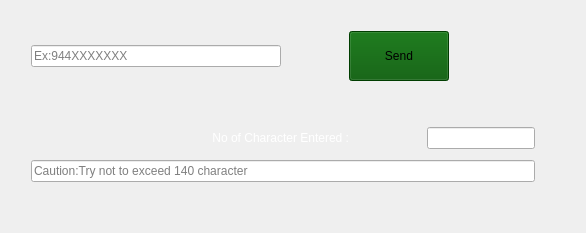
      <widget class="QWidget" name="smsTab">
       <attribute name="title">
        <string>SMS</string>
       </attribute>
       <layout class="QGridLayout" name="gridLayout_10">
        <item row="1" column="1">
         <widget class="QLineEdit" name="lineEdit_3">
          <property name="sizePolicy">
           <sizepolicy hsizetype="Fixed" vsizetype="Fixed">
            <horstretch>0</horstretch>
            <verstretch>0</verstretch>
           </sizepolicy>
          </property>
          <property name="minimumSize">
           <size>
            <width>250</width>
            <height>0</height>
           </size>
          </property>
          <property name="placeholderText">
           <string>Ex:944XXXXXXX</string>
          </property>
         </widget>
        </item>
        <item row="1" column="4" colspan="4">
         <widget class="QPushButton" name="pushButton_4">
          <property name="sizePolicy">
           <sizepolicy hsizetype="Fixed" vsizetype="Fixed">
            <horstretch>0</horstretch>
            <verstretch>0</verstretch>
           </sizepolicy>
          </property>
          <property name="minimumSize">
           <size>
            <width>100</width>
            <height>50</height>
           </size>
          </property>
          <property name="maximumSize">
           <size>
            <width>100</width>
            <height>50</height>
           </size>
          </property>
          <property name="styleSheet">
           <string notr="true">background-color: rgb(0, 85, 0);</string>
          </property>
          <property name="text">
           <string>Send</string>
          </property>
          <property name="icon">
           <iconset resource="background.qrc">
            <normaloff>:/icon/Icons/Telegram (1).png</normaloff>:/icon/Icons/Telegram (1).png</iconset>
          </property>
          <property name="iconSize">
           <size>
            <width>32</width>
            <height>32</height>
           </size>
          </property>
         </widget>
        </item>
        <item row="3" column="1" colspan="4">
         <widget class="QLabel" name="label_6">
          <property name="styleSheet">
           <string notr="true">background-color: rgba(255, 255, 255, 0);
border-color: rgba(255, 255, 255, 0);</string>
          </property>
          <property name="text">
           <string>&lt;html&gt;&lt;head/&gt;&lt;body&gt;&lt;p align=&quot;right&quot;&gt;&lt;span style=&quot; color:#ffffff;&quot;&gt;No of Character Entered :&lt;/span&gt;&lt;/p&gt;&lt;/body&gt;&lt;/html&gt;</string>
          </property>
         </widget>
        </item>
        <item row="3" column="7">
         <widget class="QLineEdit" name="lineEdit">
          <property name="sizePolicy">
           <sizepolicy hsizetype="Fixed" vsizetype="Fixed">
            <horstretch>0</horstretch>
            <verstretch>0</verstretch>
           </sizepolicy>
          </property>
          <property name="minimumSize">
           <size>
            <width>10</width>
            <height>0</height>
           </size>
          </property>
         </widget>
        </item>
        <item row="5" column="1" colspan="7">
         <widget class="QLineEdit" name="lineEdit_12">
          <property name="placeholderText">
           <string>Caution:Try not to exceed 140 character</string>
          </property>
         </widget>
        </item>
        <item row="0" column="1">
         <spacer name="verticalSpacer_11">
          <property name="orientation">
           <enum>Qt::Vertical</enum>
          </property>
          <property name="sizeType">
           <enum>QSizePolicy::Fixed</enum>
          </property>
          <property name="sizeHint" stdset="0">
           <size>
            <width>20</width>
            <height>20</height>
           </size>
          </property>
         </spacer>
        </item>
        <item row="1" column="2">
         <spacer name="horizontalSpacer_15">
          <property name="orientation">
           <enum>Qt::Horizontal</enum>
          </property>
          <property name="sizeHint" stdset="0">
           <size>
            <width>40</width>
            <height>20</height>
           </size>
          </property>
         </spacer>
        </item>
        <item row="1" column="3">
         <spacer name="horizontalSpacer_16">
          <property name="orientation">
           <enum>Qt::Horizontal</enum>
          </property>
          <property name="sizeType">
           <enum>QSizePolicy::Fixed</enum>
          </property>
          <property name="sizeHint" stdset="0">
           <size>
            <width>10</width>
            <height>20</height>
           </size>
          </property>
         </spacer>
        </item>
        <item row="1" column="8">
         <spacer name="horizontalSpacer_17">
          <property name="orientation">
           <enum>Qt::Horizontal</enum>
          </property>
          <property name="sizeType">
           <enum>QSizePolicy::Fixed</enum>
          </property>
          <property name="sizeHint" stdset="0">
           <size>
            <width>10</width>
            <height>20</height>
           </size>
          </property>
         </spacer>
        </item>
        <item row="3" column="6">
         <spacer name="horizontalSpacer_18">
          <property name="orientation">
           <enum>Qt::Horizontal</enum>
          </property>
          <property name="sizeHint" stdset="0">
           <size>
            <width>40</width>
            <height>20</height>
           </size>
          </property>
         </spacer>
        </item>
        <item row="1" column="0">
         <spacer name="horizontalSpacer_13">
          <property name="orientation">
           <enum>Qt::Horizontal</enum>
          </property>
          <property name="sizeType">
           <enum>QSizePolicy::Fixed</enum>
          </property>
          <property name="sizeHint" stdset="0">
           <size>
            <width>20</width>
            <height>20</height>
           </size>
          </property>
         </spacer>
        </item>
        <item row="4" column="7">
         <spacer name="verticalSpacer_12">
          <property name="orientation">
           <enum>Qt::Vertical</enum>
          </property>
          <property name="sizeType">
           <enum>QSizePolicy::Fixed</enum>
          </property>
          <property name="sizeHint" stdset="0">
           <size>
            <width>5</width>
            <height>5</height>
           </size>
          </property>
         </spacer>
        </item>
        <item row="3" column="8">
         <spacer name="horizontalSpacer_19">
          <property name="orientation">
           <enum>Qt::Horizontal</enum>
          </property>
          <property name="sizeHint" stdset="0">
           <size>
            <width>40</width>
            <height>20</height>
           </size>
          </property>
         </spacer>
        </item>
        <item row="5" column="8">
         <spacer name="horizontalSpacer_20">
          <property name="orientation">
           <enum>Qt::Horizontal</enum>
          </property>
          <property name="sizeHint" stdset="0">
           <size>
            <width>40</width>
            <height>20</height>
           </size>
          </property>
         </spacer>
        </item>
        <item row="2" column="1">
         <spacer name="verticalSpacer_9">
          <property name="orientation">
           <enum>Qt::Vertical</enum>
          </property>
          <property name="sizeType">
           <enum>QSizePolicy::Fixed</enum>
          </property>
          <property name="sizeHint" stdset="0">
           <size>
            <width>20</width>
            <height>40</height>
           </size>
          </property>
         </spacer>
        </item>
        <item row="6" column="1">
         <spacer name="verticalSpacer_10">
          <property name="orientation">
           <enum>Qt::Vertical</enum>
          </property>
          <property name="sizeHint" stdset="0">
           <size>
            <width>20</width>
            <height>40</height>
           </size>
          </property>
         </spacer>
        </item>
        <item row="3" column="5">
         <spacer name="horizontalSpacer_21">
          <property name="orientation">
           <enum>Qt::Horizontal</enum>
          </property>
          <property name="sizeType">
           <enum>QSizePolicy::Fixed</enum>
          </property>
          <property name="sizeHint" stdset="0">
           <size>
            <width>20</width>
            <height>20</height>
           </size>
          </property>
         </spacer>
        </item>
       </layout>
       <zorder>lineEdit_3</zorder>
       <zorder>pushButton_4</zorder>
       <zorder>label_6</zorder>
       <zorder>lineEdit</zorder>
       <zorder>lineEdit_12</zorder>
       <zorder>horizontalSpacer_13</zorder>
       <zorder>verticalSpacer_9</zorder>
       <zorder>verticalSpacer_10</zorder>
       <zorder>verticalSpacer_11</zorder>
       <zorder>horizontalSpacer_15</zorder>
       <zorder>horizontalSpacer_16</zorder>
       <zorder>horizontalSpacer_17</zorder>
       <zorder>horizontalSpacer_18</zorder>
       <zorder>verticalSpacer_12</zorder>
       <zorder>horizontalSpacer_19</zorder>
       <zorder>horizontalSpacer_20</zorder>
       <zorder>horizontalSpacer_21</zorder>
      </widget>
